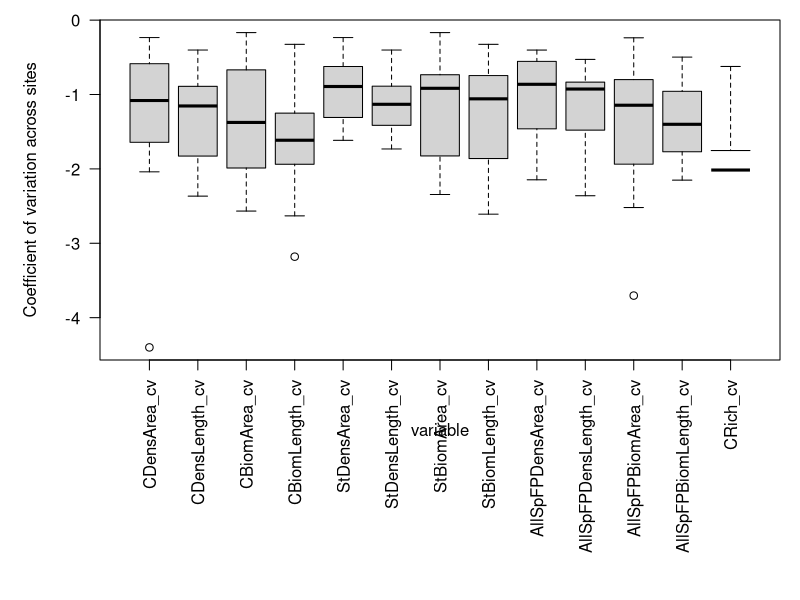
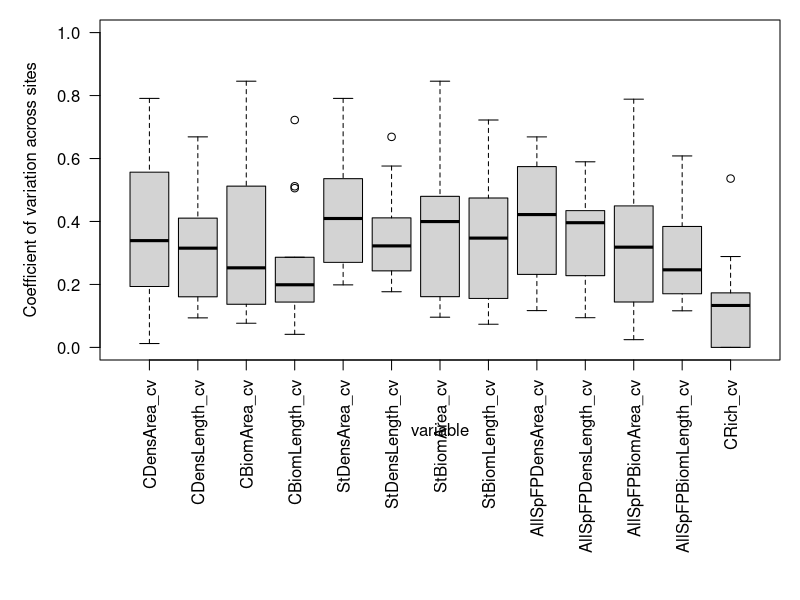
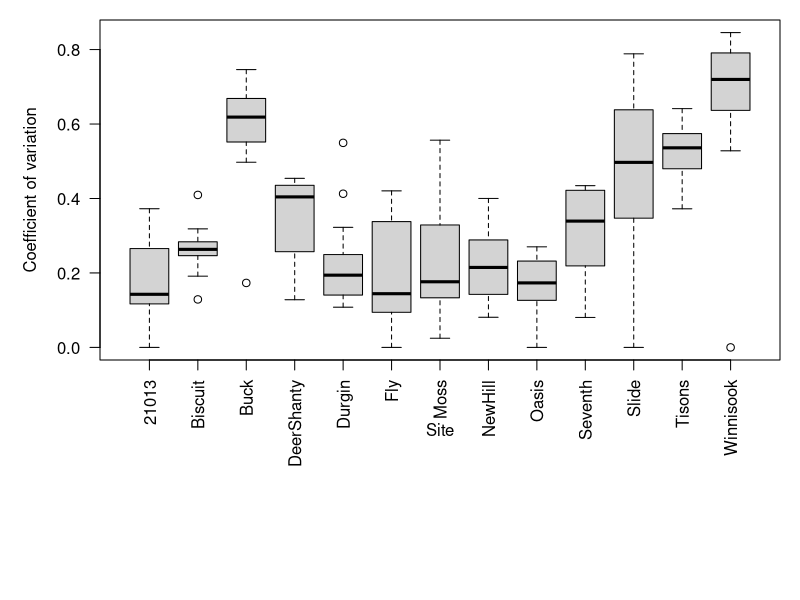
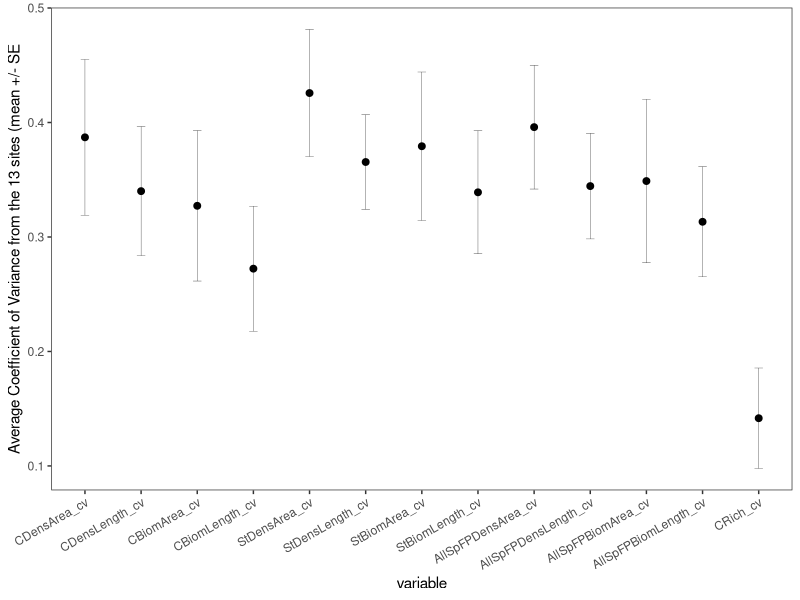
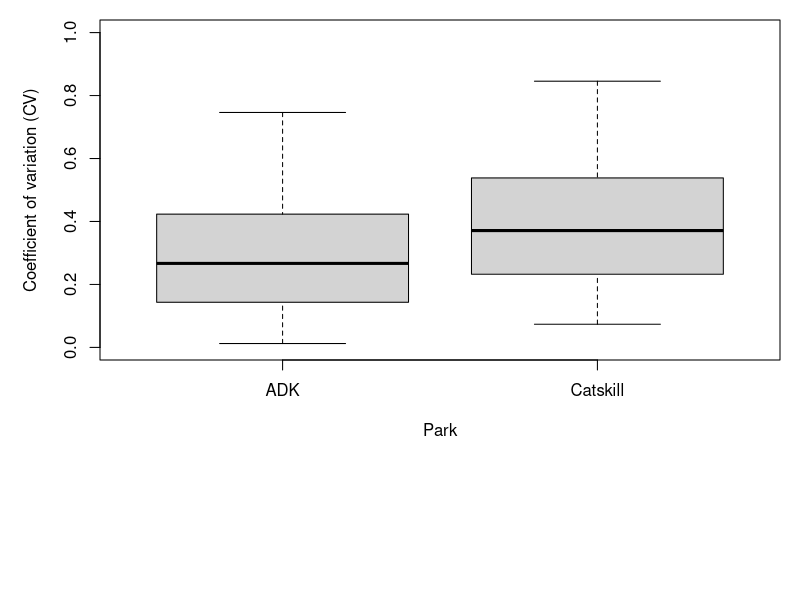
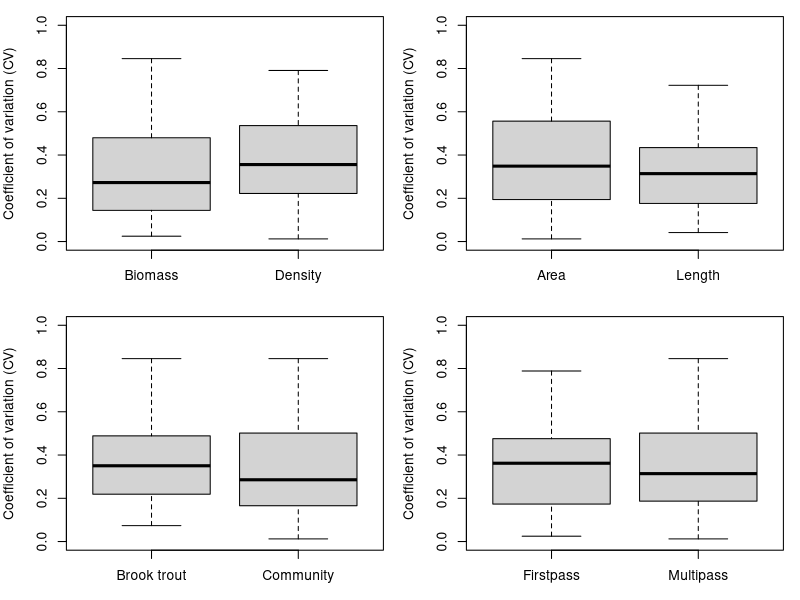

Reproduce these figures in R, in order. (Note: this script raises an error after producing the figures.)
# Required packages -----

# The following packages must be installed before
# this script can be run:
libraries = c(
  'akima',
  'ggplot2',
  'lme4',
  'lmerTest',
  'plyr',
  'reshape',
  'nlme'
  )

lapply(libraries, require, character.only = TRUE)

# Function declaration -----
# . summarySE -----
# This code was adapted from SG's Honnedaga Inverts graphing script
# Helper function from http://www.cookbook-r.com/Graphs/Plotting_means_and_error_bars_(ggplot2)/
# to produce summary stats (including SEs) for the dataset
  summarySE <- function(data=NULL,
                        measurevar,
                        groupvars=NULL,
                        na.rm=FALSE,
                        conf.interval=.95,
                        .drop=TRUE) {
    
    # New version of length which can handle NA's:
    # if na.rm==T, don't count them
    length2 <- function (x, na.rm=FALSE) {
      if (na.rm) sum(!is.na(x))
      else       length(x)
    }
    
    # This does the summary. For each group's
    # data frame, return a vector with
    # N, mean, and sd
    datac <- plyr::ddply(.data = data,
                         .variables = groupvars,
                         .drop=.drop,
                         .fun = function(xx, col) {
                           c(N    = length2(xx[[col]], na.rm=na.rm),
                             mean = mean   (xx[[col]], na.rm=na.rm),
                             sd   = sd     (xx[[col]], na.rm=na.rm)
                           )
                         },
                         measurevar
          )
    
    # Rename the "mean" column    
      datac <- rename(datac, c("mean" = measurevar))
    # Calculate standard error of the mean
    datac$se <- datac$sd / sqrt(datac$N)  
    
    # Confidence interval multiplier for standard error
    # Calculate t-statistic for confidence interval: 
    # e.g., if conf.interval is .95, use .975 (above/below), and use df=N-1
      ciMult <- qt(conf.interval/2 + .5, datac$N-1)
      datac$ci <- datac$se * ciMult
    
    return(datac)
  }


# Data prep -----

# ** STOP **
# Set a working directory if not in an R project or
# if you haven't set one yet.
  #setwd("C:/NYBackup/Fish/Neversink&ADK_TempVariability_2016")


# . Data manipulation -----
# Read in the data
  streamdata <- read.csv("TempVarDataForR_3-1-18.csv")

# Tabulate number of samples from each site
  table(streamdata$Site)

# Create new variables with shorter names
# Make a list of column names to replace
  oldnames <- c(
                'Community.density..No.0.1ha..by.area',
                'Community.biomass..g.0.1ha..by.area',
                'ST.Density..No.0.1.ha..by.area',
                'ST.Biomass..g.0.1.ha..by.area',
                'First.Pass.All.Species.density..No.0.1ha..by.area',
                'First.Pass.All.Species.Biomass..g.0.1ha..by.area',
                'Community.density..No..100.m..by.length',
                'Community.biomass..g.100.m..by.length',
                'brook.trout.Density..No.100m..by.length',
                'brook.trout.Biomass..g.100m..by.length',
                'First.Pass.All.Species.density..No.100m..by.length',
                'First.Pass.All.Species.Biomass..g.100.m..by.length',
                'Community.richness'
                )
  
# Make a list of names to use as newnamess
  newnames <- c(
                  'CDensArea',
                  'CBiomArea',
                  'StDensArea',
                  'StBiomArea',
                  'AllSpFPDensArea',
                  'AllSpFPBiomArea',
                  'CDensLength',
                  'CBiomLength',
                  'StDensLength',
                  'StBiomLength',
                  'AllSpFPDensLength',
                  'AllSpFPBiomLength',
                  'CRich'
                  )
  
  
# Replace the long column names with the shorter version
  names(streamdata)[names(streamdata) %in% oldnames] <- newnames

# Make a new dataframe with just the first few columns and the 
# columns that got new names
  TempVar <- 
    data.frame(
      streamdata[ , c(1:3,
                      which(names(streamdata) %in% newnames)
                      )])
  
  
# . Summary statistics -----
# Use the summarySE function sourced in 'functions.R' to 
# calculate standard deviation, standard error of the mean,
# and a (default 95%) confidence interval

# Pre-allocate memory
  out = vector(mode='list', length = ncol(TempVar)-3)
  
# Loop through the desired columns and put results in list
  for(i in 4:ncol(TempVar)){
    
    # Set up a temporary dataframe to pass to summarySE
      var <- TempVar[ , c(2:3, i)]
    
    # Calculate summary stats for the selected variable
      mids <-  summarySE(
               var, 
               assign('measurevar', names(var)[3]),
               groupvars = c('Site') 
               )

    # Assign name to list element based on the variable of interest
      names(out)[i-3] <- paste('Sum_', names(TempVar)[i])
    
    # Save the dataframe to the corresponding list element
      out[[i-3]] <- mids
      
    # Give the dataframe some names
      names(out[[i-3]]) <- c('Site', 'N', names(mids)[3],
                             paste0(
                               names(var)[3], 
                               '_',
                               names(mids)[4:ncol(mids)]
                             ))
  } # i

# Calculate the coefficient of variation (cv) for each dataframe in the list
# and add it as a column. Probably a better way to do this with
# mapply or lapply functions
  for(i in 1:length(out)){
    out[[i]]$cv = out[[i]][,4]/out[[i]][,3]
    names(out[[i]])[names(out[[i]])=='cv'] <- paste0(
      names(out[[i]])[3],
      '_cv'
    )
  }

# Merge all dataframes in list through a
# series of left joins on 'Site' and 'N' 
### DSS: can't figure out how to do this without
### loading dplyr here.
  library(dplyr)
  comps = out %>% Reduce(
    function(dtf1,dtf2) left_join(dtf1, dtf2,by=c("Site", "N")), .
    )
  detach("package:dplyr", unload=TRUE)

# Extract CVs for each metric with Site
  CVshort_unorg = comps[ , c(1, grep('_cv', names(comps)))]
  
# Reorder columns to produce a more interpretable graph (and to compare to graph I made with original script to see if new script had errors)  
  CVshort <- CVshort_unorg[c(1, 2, 8, 3, 9, 4, 10, 5, 11, 6, 12, 7, 13, 14)]
  
# . Data screening -----  
# Restructure data to long form for 
# graphing (put all data in one column)
  CVs <- reshape::melt(CVshort, id=c("Site"))

# Boxplot showing log-transformed CVs by metric across sites
  par(mar=c(12,5,1,1))
  boxplot(log(value) ~ variable,
          data = CVs,
          ylab = "Coefficient of variation across sites", las=2)

  # Boxplot showing untransformed CVs by metric across sites
    par(mar=c(12,5,1,1))
    boxplot(value ~ variable,
            data = CVs, ylim=c(0,1),
            ylab = "Coefficient of variation across sites", las=2)  
    
  # Boxplot showing CVs by site across metrics
    boxplot(value ~ Site,
            data = CVs,
            ylab = "Coefficient of variation", las=2)
  
# Produces summary statistics for the CVs for each metric 
# across sites
  Sum_CVs <- summarySE(CVs,
                       measurevar="value",
                       groupvars=c("variable"))

# Plot of mean CV (+/- 1SE) for each metric across sites
  ggplot2::ggplot(
    Sum_CVs,aes(x=variable, y=value)) +
    geom_errorbar(aes(ymin=value-se, ymax=value+se),
                  width=.15, size=0.1) + 
    geom_point(size=2) + 
    ylab("Average Coefficient of Variance from the 13 sites (mean +/- SE") +
    theme_bw() + 
    theme(panel.grid.major = element_blank(),
          panel.grid.minor = element_blank(), #remove gridlines
          axis.text.x = element_text(angle = 30, hjust = 1)) #rotate text angle

  
# Mixed model to analyze CV -----
# . Data read and screening -----
  # Read in new CSV file with 4 factor columns added to
  # the exported file above, note that this file excludes richness
  CVs_Cat <- read.csv("CVs_categories_3-2-18.csv")
  
  #Add column for "Park" to denote an Adirondack or Catskill site - will be useful later for diagnostics
  CVs_Cat$Park <- c('ADK', 'Catskill', 'ADK', 'Catskill', 'ADK', 'ADK', 'ADK', 'Catskill', 'Catskill', 'ADK', 'Catskill','Catskill','Catskill')
  
  #Create a boxplot to show how CV differs between Adirondack and Catskill sites
  boxplot(CV ~ Park, data = CVs_Cat, ylim=c(0,1), ylab = "Coefficient of variation (CV)")

  #Create series of boxplots looking at CVs across the 4 factors
  par(mfrow = c(2, 2), mar = c(3, 4, 1, 1))
  boxplot(CV ~ DensBiom,data = CVs_Cat, ylim=c(0,1), ylab = "Coefficient of variation (CV)")
  boxplot(CV ~ LengthArea,data = CVs_Cat, ylim=c(0,1), ylab = "Coefficient of variation (CV)")
  boxplot(CV ~ CommunitySt,data = CVs_Cat, ylim=c(0,1), ylab = "Coefficient of variation (CV)")
  boxplot(CV ~ MultipassFirstPass,data = CVs_Cat, ylim=c(0,1), ylab = "Coefficient of variation (CV)")
  

# . Model -----  
# Mixed model to assess the effect of 4 factors (types of metrics) on CV
  M1 <- lme(CV ~ DensBiom + LengthArea + CommunitySt + MultipassFirstPass,
            random =~ 1 | Site, data=CVs_Cat)
  summary(M1)
  
  # Histogram of residuals to look for non-normality.
    hist(E1)
  
  # Plot residuals versus fitted values to look for heterogeniety (cone shape)
    E1 <- resid(M1, type = "n")
    F1 <- fitted(M1)
    par(mfrow = c(1, 1), mar = c(5, 5, 2, 2), cex.lab = 1.5)
    plot(x = F1, 
         y = E1, 
         xlab = "Fitted values", 
         ylab = "Residuals")
    abline(h = 0, lty = 2, col = 1)
  
  # Plot residuals by site, if we had individual boxes way above or below mean 
  # we would have a problem. If all similar then it means the random effect did its job
    par(mfrow = c(1, 1), mar = c(5, 5, 2, 2), cex.lab = 1.5)
    boxplot(E1 ~ Site, data = CVs_Cat, las=2)
    abline(h = 0)
  
  # Plot residuals by ADKs or Catskills.
    par(mfrow = c(1, 1), mar = c(5, 5, 2, 2), cex.lab = 1.5)
    boxplot(E1 ~ Park, data = CVs_Cat, las=2)
    abline(h = 0)
    
    
    
# Power analysis -----
# . Descriptive statistics for observed data -----
    
# Define metric of interest and save to var    
  var='CBiomLength'

# Create a new column in the TempVar df to hold the metric
# of interest. This "new" column can be used responsively
# in the data summary below
  TempVar$var = TempVar[[var]]
    
# Summarize sampling means and sds for each factor level
# of interest on the log scale. We use the log scale here
# to avoid simulating negative values for positive-
# definitive metrics. **NOTE**: Need to see if we can make this one
# responsive, so we just need to specify the variable at the
# start of the script.
  sites = ddply(TempVar,
                'Site',
                summarize,
                mu = mean(log(var)),
                sd = sd(log(var))
                )

# Set aside the site and column of interest in a new
# dataframe that also contains the baseline vs future
# grouping variable.
  obs = data.frame(TempVar[ , c('Site', 'var')],
                   group=0
                   )  
  
# Calculate grand mean and sd in case it is needed later on
  grand = c(mean(log(TempVar$var)), sd(log(TempVar$var)))
  
  
# . Simulation settings & inputs -----
# Decide which sample sizes to work with for each site during
# future sampling
  n = seq(1, 100, 5)
  
# Decide which effect size you are interested in as a percent
# difference in estimated means between baseline and future sample
  delta = c(0.05, 0.10, 0.15, 0.20, 0.25, 0.30)
### Potential bug with the seq fxn. When I try to define
### delta as seq(0, 0.30, 0.05), R cannot see that some
### of the elements are equal to 0.15 (all other values 
### are totally fine). This behavior carries through for
### any object created from the original, as well!
  
# Number of runs for the simulation
  nruns = 10000
    
  
# . Memory pre-allocation for simulation output -----   
# Vector to hold sample sizes used for each run
  N = vector(mode='numeric', length=nruns)    
  
# Vector to effect size
  d = vector(mode='numeric', length=nruns)  
  
# Vector to hold p-values from lmer
  p = vector(mode='numeric', length=nruns)   
    
    
# . Simulation ----- 
# Set up a progress bar
  pb <- txtProgressBar(min = 0, max = nruns, style=3, char="><> ")

# Run the simulation
  for(i in 1:nruns){  
  
  # Choose sample size
    simN = sample(n, 1, replace=TRUE)
    
  # Choose effect size (difference you want to detect) based on
  # values of delta
    eff = sample(delta, 1, replace=TRUE)
    
  # Pre-allocate memory for output
    # List to hold random samples
      samps = vector(mode='list', length=length(unique(sites$Site)))
      names(samps) = unique(sites$Site)

  # Randomly sample response based on groups, and add in the 
  # difference between sampling periods. These data will 
  # represent a sample in the future, and will be compared to 
  # the data collected 2012-2017. The direction of the change
  # is irrelevant to the power analysis, but in this case we
  # expect the response to increase due to recovery from 
  # acidification. We sample from a log normal to avoid 
  # drawing negative values from a positive definitive variable.
    for(t in 1:length(samps)){
      samps[[t]] = rlnorm(simN, mean=(sites$mu[t]), sd=sites$sd[t]) + eff*(exp(sites$mu[t])) 
    }
  
  # Make a dataframe holding sites and simulated response
    # Compile samples
      prep = do.call(rbind, samps)
      
    # Convert to long form for lmer and add a group var
      molten = data.frame(melt(prep)[ , c(1,3)], group=1)
      names(molten) = names(obs)
      
  # Sanity check to make sure the simulated data (boxes) line
  # up with our observed means. To use this code, you need to
  # change the value of delta to 0 or understand that the
  # blue dots should be delta% different than the median line
  # in the boxplots on average.
    # boxplot(CBiomLength~Site, data=molten)
    # points(exp(sites$mu), pch=21, col='blue', bg='blue')
  
  # Combine the simulated data with the observed data
    combo = rbind(obs, molten)
      
  # Fit a linear mixed model to test for differences between
  # the baseline data (2012-2017) compared to future data
    test = lmer(var~group+(1|Site), data=combo)
    
  # Store the p-value for the group effect to see if the 
  # sample resulted in rejection of the null hypothesis that
  # there is no difference between sampling periods assuming
  # a Type-I error rate (alpha) of 0.05
    p[i] = c(summary(test)$coefficients["group", "Pr(>|t|)"])
    
  # Fill in any of the objects that haven't been filled in above
    N[i] = simN
    d[i] = eff
    
  # System time out for progress bar update
    Sys.sleep(0.0001)
    setTxtProgressBar(pb, i)
    
  }    
  
# Close the progress meter
  close(pb)


# . Results -----   
# Gather results into a single dataframe
  res = data.frame(N, d, p)
  
# Create an indicator for whether or not null hypothesis
# was rejected. Initialize with a zero, replace successes
# with a 1
  res$ind = 0
  res$ind[res$p<0.05] = 1
  
# Create another column that can be used to count the number
# of reps for each combination of N and d. Initialize to one so 
# we can sum them up.
  res$totes = 1
 
# Calculate the percent of tests that resulted in a successful
# rejection for each combination of N and d
  outs = ddply(res,
               c('N', 'd'),
               summarize,
               success=sum(ind)/sum(totes)
               )
  
# Contour plot of p-value by N and delta
  # Now, we will make a new dataframe that will retain three
  # columns from our data.
  	persp.test = data.frame(x=res$N,	y=res$d,	z=res$p)

  # Order the data frame
  	persp.test = persp.test[with(persp.test, order(x, y)), ]

  # Interpolate z across x and y
  	im = with(persp.test,
  	          interp(x, y, z, duplicate='mean', nx=50, ny=50)
  	          )

  # Make the contour plot
      par(mar=c(5, 5.2, 1, 10))
    # filled.contour is the function that actually makes the contour plot
  	  filled.contour(
  	    im$x,                                 # The variable to be displayed on the x-axis
  	    im$y,                                 # The variable to be displayed on the y-axis
  	    im$z,                                 # The response variable you wish to plot
  	    levels=seq(0,.5,.05),
  	    col=rev(grey.colors(11)),             # Could also choose 'terrain.colors' or 'topo.colors'. If you want the ramp to go the other way, just delete the 'rev'. Note that you will need to change the 20 in parentheses to match the number of levels that you actually have or want to display.
  	    main = '',                            # I don't like in-figure titles. You can add one, though. You will, however, need to change the 'mar' argument in the call to par above.
  	    ylim=c(min(im$y), max(im$y)),         # Set max and min of y-axis to your data range
  	    xlim=c(min(im$x), max(im$x)),         # Set max and min of x-axis to your data range
  	    xlab="Number of samples",             # Change the words in the quotes to change the x-axis label
  	    cex.lab=1.5,                          # This makes the labels 1.5x larger than default
  	    plot.axes = {                         # This argument tells R to print the axes, but increas the size
  	      contour(                            # This is the line that adds the contour lines
  	        im$x,                             # The variable to be displayed on the x-axis
  	        im$y,                             # The variable to be displayed on the y-axis
  	        im$z,                             # The response variable you wish to plot
  	        levels=seq(0,.5,.05),             # This number needs to match the one in 'col' on line 102
  	        drawlabels = FALSE,               # The labels are really ugly
  	        col = c(rep(rgb(0,0,0, alpha=0.05), 1),
  	                'black', rep(rgb(0,0,0, alpha=0), 10)),
  	        lwd = c(1,2,rep(1, 10)),
  	        lty = c(1,2,rep(1, 10)),
  	        add = TRUE                        # Add the lines to the current plot
  	      );                                  # Close the call to the contour line function
  	      axis(1, cex.axis=1.25);             # X axis tick marks & tick labels
  	      axis(2, cex.axis=1.25)              # Y axis tick marks & tick labels
  	    }                                     # Close the argument plot.axes
  	  )                                       # Close the call to filled.contour
  	# Finally, add a label for the y-axis
      mtext(side = 2, "Effect size", line=4, cex.lab=1.5, cex=1.5)
      mtext(side=4, "P-value",
            line=7.5, cex=1.25)  
      
# Contour plot of power by N and delta
  # Now, we will make a new dataframe that will retain three
  # columns from our data.
  	persp.test = data.frame(x=outs$N,	y=outs$d,	z=outs$success)

  # Order the data frame
  	persp.test = persp.test[with(persp.test, order(x, y)), ]

  # Interpolate z across x and y
  	im = with(persp.test,
  	          interp(x, y, z, duplicate='mean', nx=10, ny=10)
  	          )

  # Make the contour plot
      par(mar=c(5, 5.2, 1, 10))
    # filled.contour is the function that actually makes the contour plot
  	  filled.contour(
  	    im$x,                                 # The variable to be displayed on the x-axis
  	    im$y,                                 # The variable to be displayed on the y-axis
  	    im$z,                                 # The response variable you wish to plot
  	    levels=seq(0,1,.05),
  	    col=rev(gray.colors(21)),             # Could also choose 'terrain.colors' or 'topo.colors'. If you want the ramp to go the other way, just delete the 'rev'. Note that you will need to change the 20 in parentheses to match the number of levels that you actually have or want to display.
  	    main = '',                            # I don't like in-figure titles. You can add one, though. You will, however, need to change the 'mar' argument in the call to par above.
  	    ylim=c(min(im$y), max(im$y)),         # Set max and min of y-axis to your data range
  	    xlim=c(min(im$x), max(im$x)),         # Set max and min of x-axis to your data range
  	    xlab="Number of samples",             # Change the words in the quotes to change the x-axis label
  	    cex.lab=1.5,                          # This makes the labels 1.5x larger than default
  	    plot.axes = {                         # This argument tells R to print the axes, but increas the size
  	      contour(                            # This is the line that adds the contour lines
  	        im$x,                             # The variable to be displayed on the x-axis
  	        im$y,                             # The variable to be displayed on the y-axis
  	        im$z,                             # The response variable you wish to plot
  	        levels=seq(0,1,.05),              # This number needs to match the one in 'col' on line 102
  	        drawlabels = FALSE,               # The labels are really ugly
  	        col = c(rep(rgb(0,0,0, alpha=0.05), 16),'black', rep(rgb(0,0,0, alpha=0), 10)),
  	        lwd = c(rep(1, 16),2,rep(1, 10)),
  	        lty = c(rep(1, 16),2,rep(1, 10)),
  	        add = TRUE                        # Add the lines to the current plot
  	      );                                  # Close the call to the contour line function
  	      axis(1, cex.axis=1.25);             # X axis tick marks & tick labels
  	      axis(2, cex.axis=1.25)              # Y axis tick marks & tick labels
  	    }                                     # Close the argument plot.axes
  	  )                                       # Close the call to filled.contour
  	# Finally, add a label for the y-axis
      mtext(side = 2, "Effect size", line=4, cex.lab=1.5, cex=1.5)
      mtext(side=4, expression(paste("Power (1 - ", beta, ")")),
            line=8, cex=1.25)        
      
